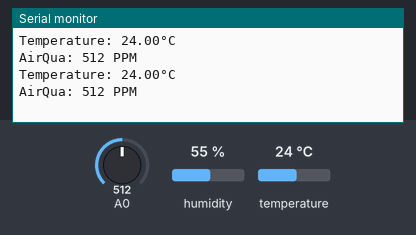
Bench run of a sketch on a simulated Arduino Uno, built with avr-gcc and run on an emulated ATmega328P. Shown: the last lines printed to the serial monitor. The test bench sets the inputs (shaded band); at power-on: temperature 24 °C, A0 = 512, humidity 55 %.

Above: at 4.0 s.
4.1 s: temperature set to 12 °C
At 5.63 s:
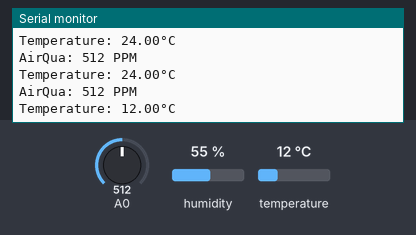
7.2 s: A0 set to 716
At 9.1 s:
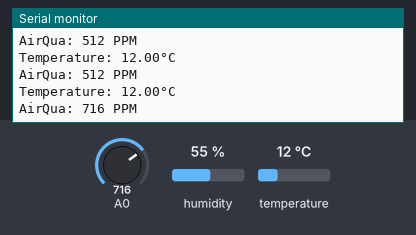
10.3 s: temperature set to 19 °C
At 13.0 s:
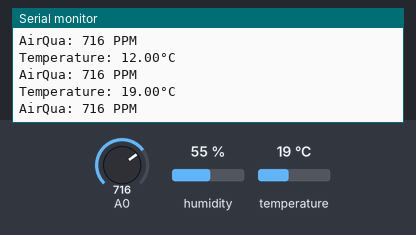
13.4 s: A0 set to 900
At 15.6 s:
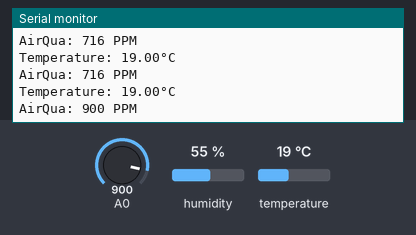
Timing chart, 0 to 17.1 s (numbered marks = the images above; inputs shaded):
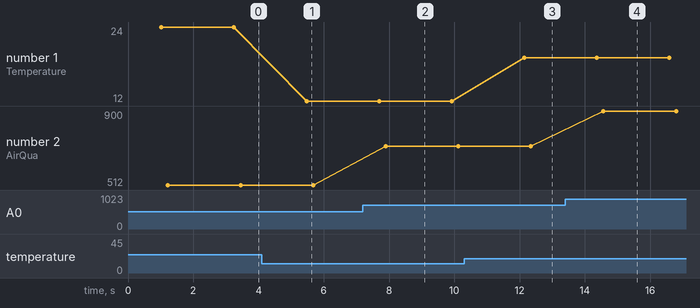

Measured:
- after the input at 4.1 s, the serial monitor: prints a new line after 1.4 s (image 1)
- after the input at 7.2 s, the serial monitor: prints a new line after 0.70 s (image 2)
- after the input at 10.3 s, the serial monitor: prints a new line after 1.8 s (image 3)
- after the input at 13.4 s, the serial monitor: prints a new line after 1.2 s (image 4)
- plotted number 1: 24 → 12 after the input at 4.1 s, 12 → 19 after the input at 10.3 s
- plotted number 2: 512 → 716 after the input at 7.2 s, 716 → 900 after the input at 13.4 s

The sketch:

dnt_mq.ino
```cpp
#include "DHT.h"

#define DHTPIN 2
#define DHTTYPE DHT11
int sensorValue;
DHT dht(DHTPIN, DHTTYPE);

void setup() {
  Serial.begin(115200);
//  Serial.println(F("DHTxx test!"));

  dht.begin();
}

void loop() {
  delay(1000);

  float h = dht.readHumidity();
  float t = dht.readTemperature();
  float f = dht.readTemperature(true);

  if (isnan(h) || isnan(t) || isnan(f)) {
    Serial.println(F("Failed to read from DHT sensor!"));
    return;
  }

  float hif = dht.computeHeatIndex(f, h);
  float hic = dht.computeHeatIndex(t, h, false);

  Serial.print(F("Temperature: "));
  Serial.print(t);
  Serial.print(F("°C \n"));

//  Serial.print(F("Humidity: "));
//  Serial.print(h);
//  Serial.print(F("%  Temperature: "));
//  Serial.print(t);
//  Serial.print(F("°C "));
//  Serial.print(f);
//  Serial.print(F("°F  Heat index: "));
//  Serial.print(hic);
//  Serial.print(F("°C "));
//  Serial.print(hif);
//  Serial.println(F("°F"));
  delay(200);
  sensorValue = analogRead(A0);       // read analog input pin 0
  Serial.print("AirQua: ");
  Serial.print(sensorValue, DEC);
  Serial.println(" PPM \n");
  delay(1000);
}
```
